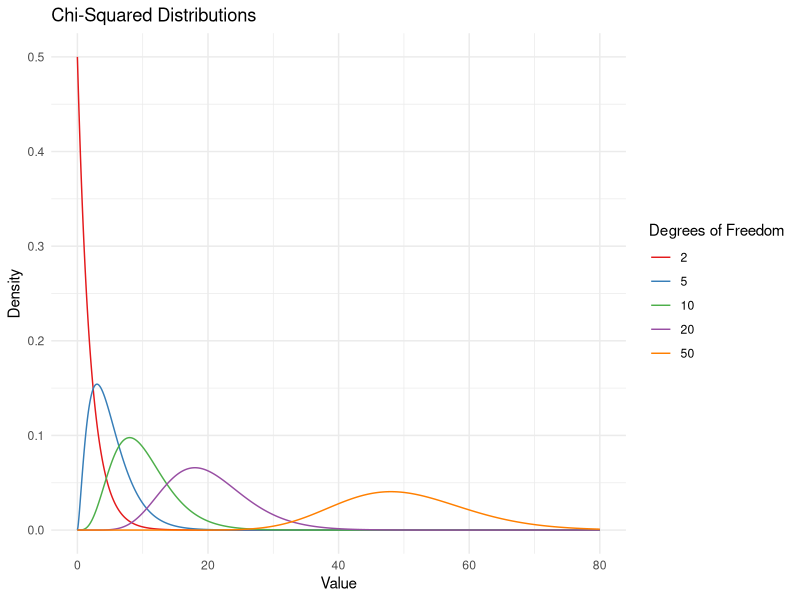
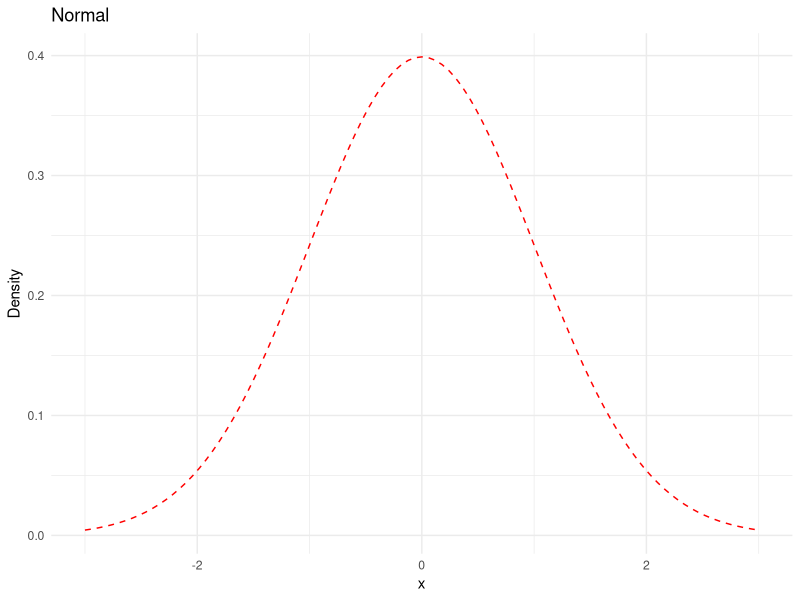
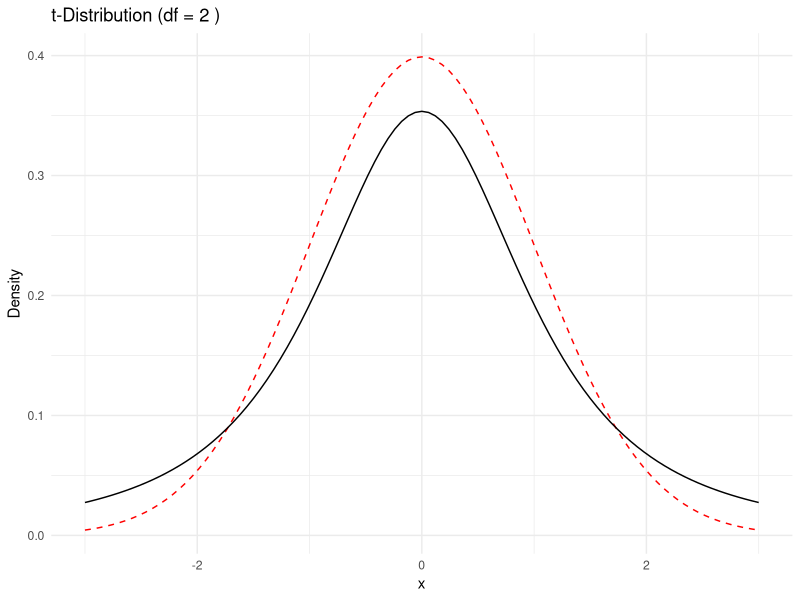
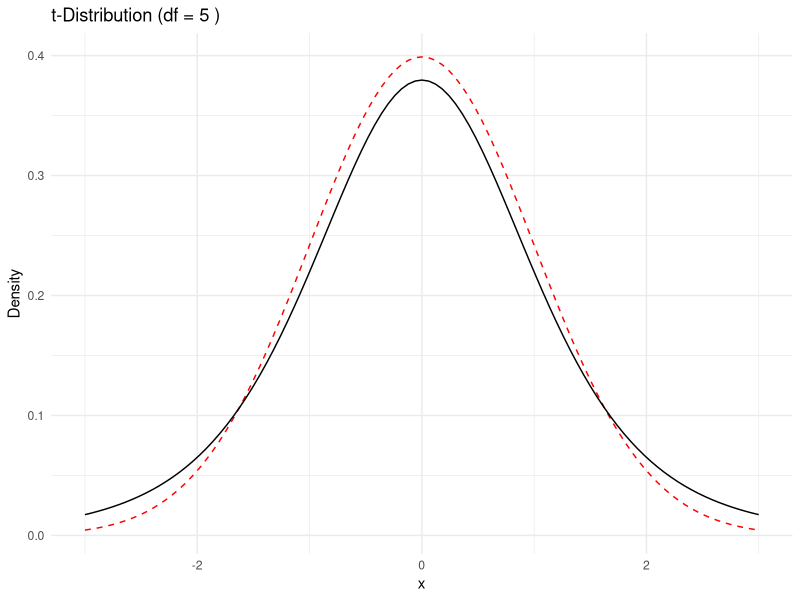
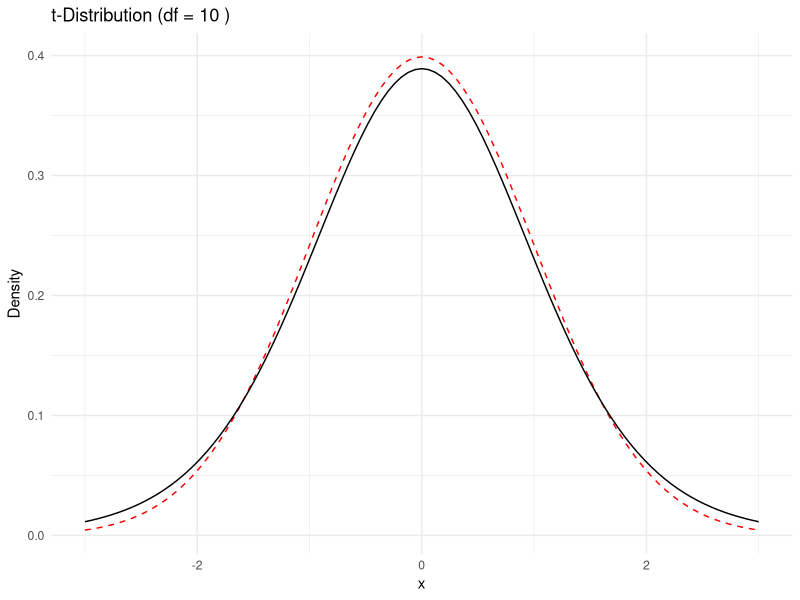
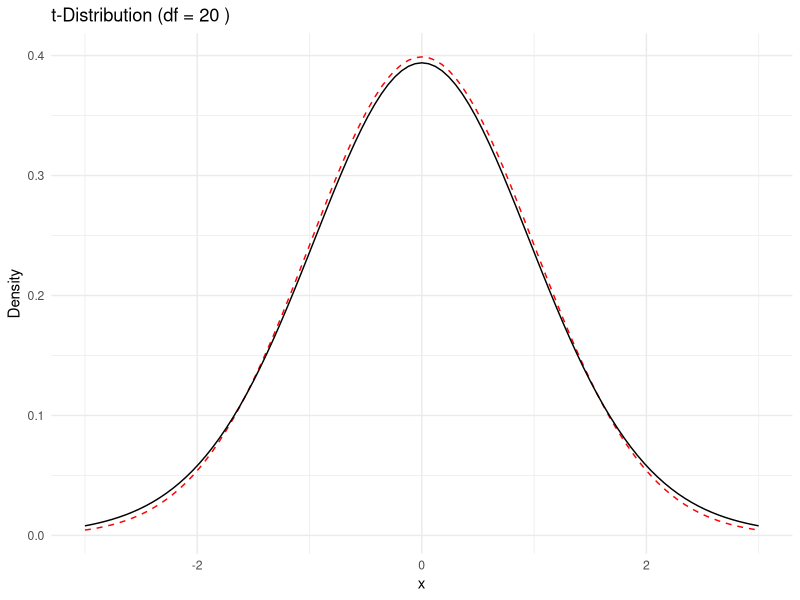
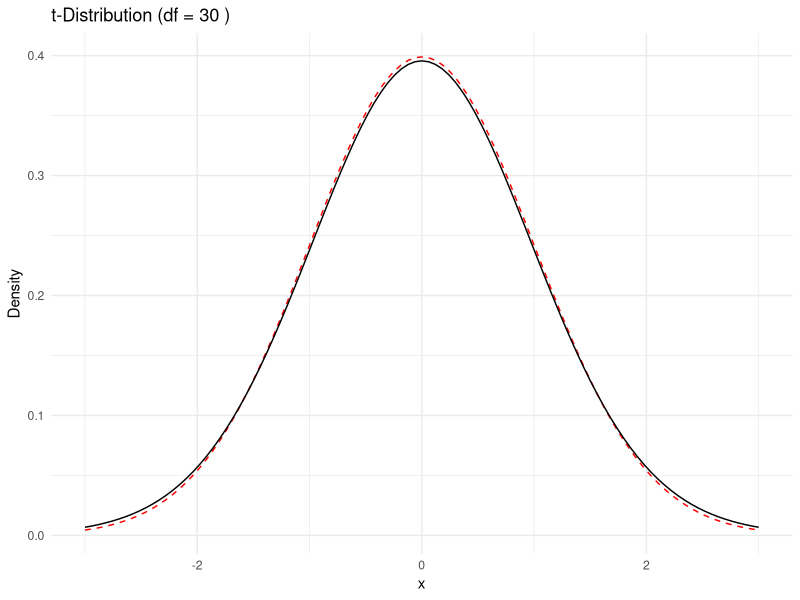
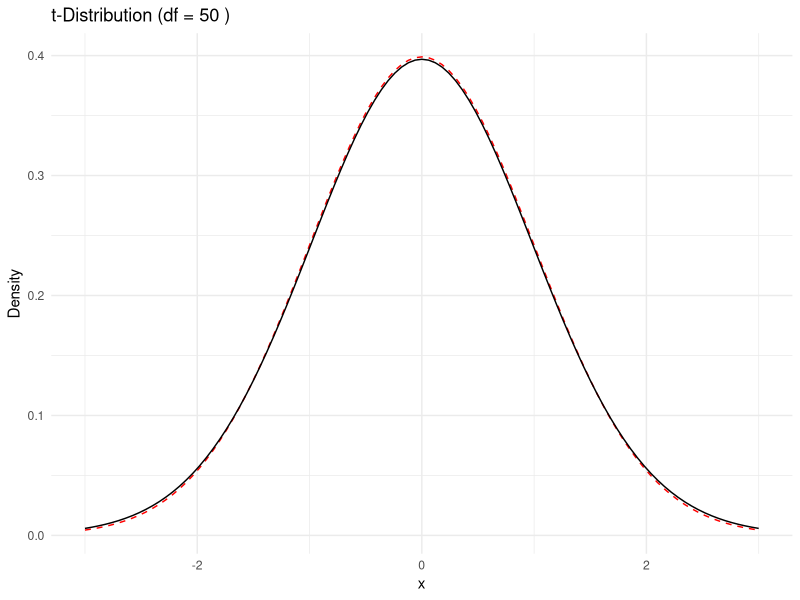

These figures' R source, in order:
## ---- chunk 1
set.seed(123)
options(width=60)
knitr::opts_chunk$set(fig.align='center',fig.width=9,fig.height=5)
def.chunk.hook  <- knitr::knit_hooks$get("chunk")
knitr::knit_hooks$set(chunk = function(x, options) {
  x <- def.chunk.hook(x, options)
  ifelse(options$size != "normalsize", paste0("\n \\", options$size,"\n\n", x, "\n\n \\normalsize"), x)
})
require(tidyverse)
## ---- chunk 2
library(tidyverse)

# Create a sequence of x values
x_values <- seq(0, 80, length.out = 1000)

# Create a data frame with densities for different degrees of freedom
df <- data.frame(
  x = rep(x_values, times = 5),
  df = rep(c(2, 5, 10,20,50), each = 1000),
  density = c(dchisq(x_values, df = 2),
              dchisq(x_values, df = 5),
              dchisq(x_values, df = 10),
              dchisq(x_values, df = 20),
              dchisq(x_values, df = 50))
)

# Convert the degrees of freedom to a factor for better plotting
df$df <- factor(df$df, levels = c(2, 5, 10,20,50))

# Uncomment to see expected value
# df %>%
#   group_by(df) %>%
#   summarise(m = weighted.mean(x,w = density))

ggplot(df, aes(x = x, y = density, color = df)) +
  geom_line() +
  labs(title = "Chi-Squared Distributions",
       x = "Value",
       y = "Density",
       color = "Degrees of Freedom") +
  theme_minimal() +
  scale_color_brewer(palette = "Set1")
## ---- chunk 3
require(tidyverse)
# Degrees of freedom for the t-distribution
df <- 10

# Create a data frame with x-values
x <- seq(-3, 3, length.out = 1000)  # Adjust the range and resolution as needed
data <- data.frame(x)

# Create a ggplot object with the t-distribution curve
ggplot(data, aes(x = x)) +
  stat_function(fun = dnorm,color = 'red',linetype = 'dashed') +
  # stat_function(fun = dt, args = list(df = df)) +
  labs(title = 'Normal',#title = paste("t-Distribution (df =", df, ")"),
       x = "x",
       y = "Density") +
  theme_minimal()
## ---- chunk 4
require(tidyverse)
# Degrees of freedom for the t-distribution
df <- 2

# Create a data frame with x-values
x <- seq(-3, 3, length.out = 1000)  # Adjust the range and resolution as needed
data <- data.frame(x)

# Create a ggplot object with the t-distribution curve
ggplot(data, aes(x = x)) +
  stat_function(fun = dnorm,color = 'red',linetype = 'dashed') +
  stat_function(fun = dt, args = list(df = df)) +
  labs(title = paste("t-Distribution (df =", df, ")"),
       x = "x",
       y = "Density") +
  theme_minimal()
## ---- chunk 5
require(tidyverse)
# Degrees of freedom for the t-distribution
df <- 5

# Create a data frame with x-values
x <- seq(-3, 3, length.out = 1000)  # Adjust the range and resolution as needed
data <- data.frame(x)

# Create a ggplot object with the t-distribution curve
ggplot(data, aes(x = x)) +
  stat_function(fun = dnorm,color = 'red',linetype = 'dashed') +
  stat_function(fun = dt, args = list(df = df)) +
  labs(title = paste("t-Distribution (df =", df, ")"),
       x = "x",
       y = "Density") +
  theme_minimal()
## ---- chunk 6
require(tidyverse)
# Degrees of freedom for the t-distribution
df <- 10

# Create a data frame with x-values
x <- seq(-3, 3, length.out = 1000)  # Adjust the range and resolution as needed
data <- data.frame(x)

# Create a ggplot object with the t-distribution curve
ggplot(data, aes(x = x)) +
  stat_function(fun = dnorm,color = 'red',linetype = 'dashed') +
  stat_function(fun = dt, args = list(df = df)) +
  labs(title = paste("t-Distribution (df =", df, ")"),
       x = "x",
       y = "Density") +
  theme_minimal()
## ---- chunk 7
require(tidyverse)
# Degrees of freedom for the t-distribution
df <- 20

# Create a data frame with x-values
x <- seq(-3, 3, length.out = 1000)  # Adjust the range and resolution as needed
data <- data.frame(x)

# Create a ggplot object with the t-distribution curve
ggplot(data, aes(x = x)) +
  stat_function(fun = dnorm,color = 'red',linetype = 'dashed') +
  stat_function(fun = dt, args = list(df = df)) +
  labs(title = paste("t-Distribution (df =", df, ")"),
       x = "x",
       y = "Density") +
  theme_minimal()
## ---- chunk 8
require(tidyverse)
# Degrees of freedom for the t-distribution
df <- 30

# Create a data frame with x-values
x <- seq(-3, 3, length.out = 1000)  # Adjust the range and resolution as needed
data <- data.frame(x)

# Create a ggplot object with the t-distribution curve
ggplot(data, aes(x = x)) +
  stat_function(fun = dnorm,color = 'red',linetype = 'dashed') +
  stat_function(fun = dt, args = list(df = df)) +
  labs(title = paste("t-Distribution (df =", df, ")"),
       x = "x",
       y = "Density") +
  theme_minimal()
## ---- chunk 9
require(tidyverse)
# Degrees of freedom for the t-distribution
df <- 50

# Create a data frame with x-values
x <- seq(-3, 3, length.out = 1000)  # Adjust the range and resolution as needed
data <- data.frame(x)

# Create a ggplot object with the t-distribution curve
ggplot(data, aes(x = x)) +
  stat_function(fun = dnorm,color = 'red',linetype = 'dashed') +
  stat_function(fun = dt, args = list(df = df)) +
  labs(title = paste("t-Distribution (df =", df, ")"),
       x = "x",
       y = "Density") +
  theme_minimal()
## ---- chunk 10
require(tidyverse)
# Degrees of freedom for the t-distribution
df <- 100

# Create a data frame with x-values
x <- seq(-3, 3, length.out = 1000)  # Adjust the range and resolution as needed
data <- data.frame(x)

# Create a ggplot object with the t-distribution curve
ggplot(data, aes(x = x)) +
  stat_function(fun = dnorm,color = 'red',linetype = 'dashed') +
  stat_function(fun = dt, args = list(df = df)) +
  labs(title = paste("t-Distribution (df =", df, ")"),
       x = "x",
       y = "Density") +
  theme_minimal()
## ---- chunk 11
dir <- getwd()
type <- 'pdf'
format <- 'landscape'
f <- 'Lecture_12_slides'

# system(paste('Rscript ../NFGH/chromeprint.R',dir,type,format,f),wait = F)
